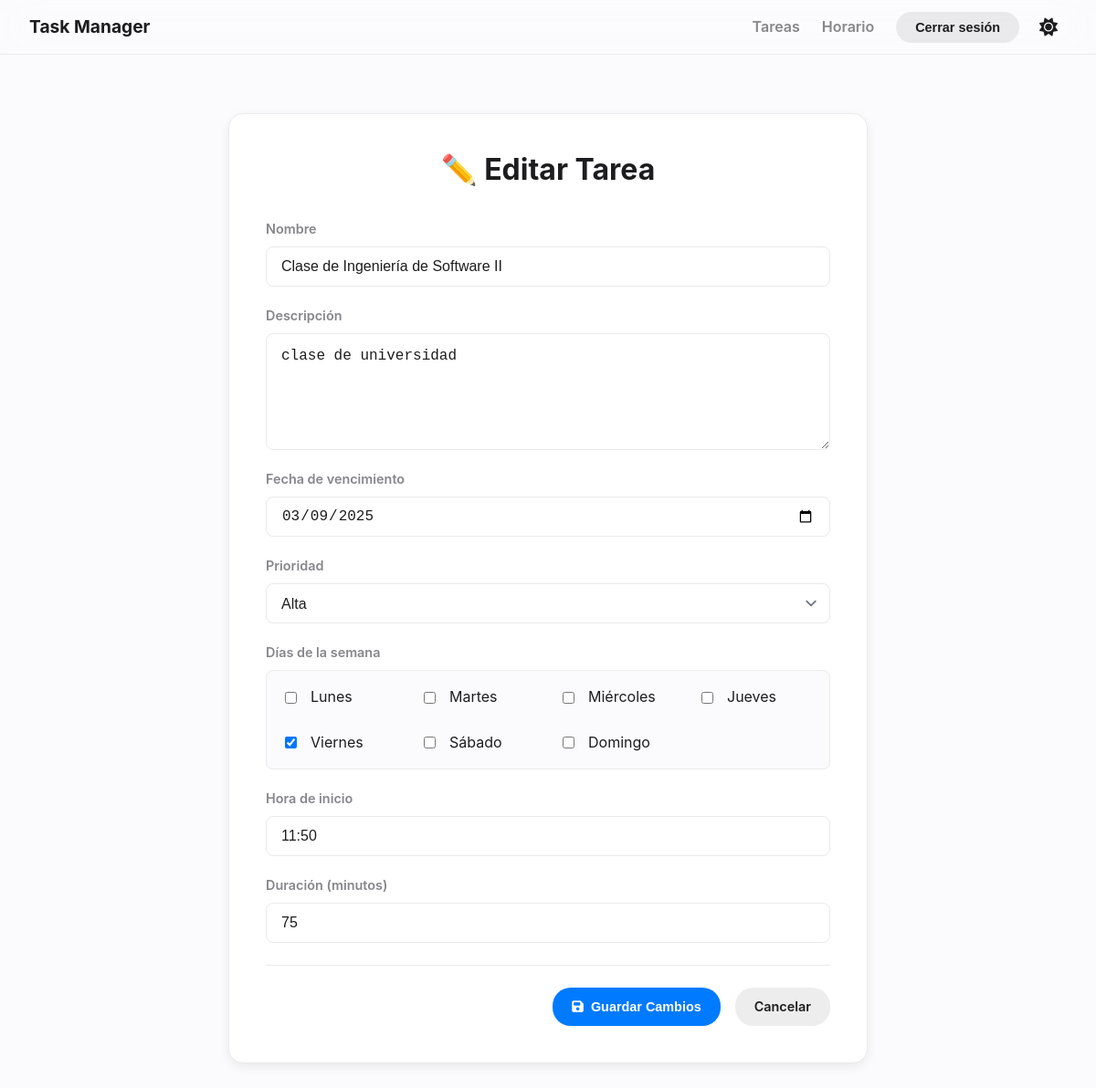
The app's page /task/34/edit/ (signed in) with its own data.
### tareas/models.py (models this page shows, shortened)
class Task(models.Model):
    ESTADO_CHOICES = [
        ('pendiente', _('Pendiente')),
        ('completada', _('Completada')),
        ('vencida', _('Vencida')),
    ]
    PRIORIDAD_CHOICES = [
        ('alta', _('Alta')),
        ('media', _('Media')),
        ('baja', _('Baja')),
    ]
    DAYS_OF_WEEK = [
        ('Monday', _('Lunes')),
        ('Tuesday', _('Martes')),
        ('Wednesday', _('Miércoles')),
        ('Thursday', _('Jueves')),
        ('Friday', _('Viernes')),
        ('Saturday', _('Sábado')),
        ('Sunday', _('Domingo')),
    ]
    nombre = models.CharField(max_length=200, verbose_name=_('Nombre'))
    descripcion = models.TextField(verbose_name=_('Descripción'))
    fecha_vencimiento = models.DateField(verbose_name=_('Fecha de vencimiento'))
    estado = models.CharField(max_length=20, choices=[('pendiente', _('Pendiente')), ('completada', _('Completada'))], default='pendiente', verbose_name=_('Estado'))
    prioridad = models.CharField(max_length=10, choices=PRIORIDAD_CHOICES, default='media', verbose_name=_('Prioridad'))
    usuario = models.ForeignKey(User, on_delete=models.CASCADE, verbose_name=_('Usuario'))
    dia_semana = models.JSONField(default=list, blank=True, null=True, verbose_name=_('Días de la semana'))
    hora_inicio = models.TimeField(blank=True, null=True, verbose_name=_('Hora de inicio'))
    duracion_minutos = models.IntegerField(default=60, verbose_name=_('Duración (minutos)'))
    scheduled_dia_semana = models.JSONField(default=list, blank=True, null=True)
    scheduled_hora_inicio = models.TimeField(blank=True, null=True)
    recordatorio_enviado = models.BooleanField(default=False, verbose_name=_('Recordatorio enviado'))

### tareas/views.py (the view)
# urls.py: path('task/<int:pk>/edit/', views.TaskUpdateView.as_view(), name='task-update'),
class TaskUpdateView(LoginRequiredMixin, SuccessMessageMixin, UpdateView):
    model = Task
    form_class = TaskForm
    template_name = 'tareas/task_form.html'
    success_url = reverse_lazy('task-list')
    success_message = "📝 ¡Tarea actualizada correctamente!"
    def get_queryset(self):
        return Task.objects.filter(usuario=self.request.user)

### tareas/context_processors.py (called while the page is built)
def greeting_context_processor(request):
    context = {}
    current_hour = datetime.now().hour
    if 5 <= current_hour < 12:
        context['greeting'] = "Good morning"
    elif 12 <= current_hour < 19:
        context['greeting'] = "Good afternoon"
    else:
        context['greeting'] = "Good evening"
    if request.user.is_authenticated:
        tasks_today_count = Task.objects.filter(
            usuario=request.user,
            fecha_vencimiento=date.today(),
            estado='pendiente'
        ).count()
        context['tasks_today_count'] = tasks_today_count
    else:
        context['tasks_today_count'] = 0
    return context

### templates/tareas/task_form.html (shortened to what this page needs)
{% extends "base.html" %}
{% load static %}
{% load widget_tweaks %}
{% block content %}
<div class="form-container">
    <form method="post" class="styled-form" novalidate>
        <h1>{% if form.instance.pk %}✏️ Editar Tarea{% else %} Nueva Tarea{% endif %}</h1>
        {% for field in form %}
            <div class="form-group" id="group_{{ field.id_for_label }}">
                <label for="{{ field.id_for_label }}" class="form-label">{{ field.label }}</label>
                {% if field.name == 'dia_semana' %}
                    <div class="checkbox-multiple-group">
                        {% for choice in field %}
                            <div class="checkbox-group">
                                {{ choice.tag }}
                                <label for="{{ choice.id_for_label }}">{{ choice.choice_label }}</label>
                            </div>
                        {% endfor %}
                    </div>
                {% else %}
                    {% if field.name == 'hora_inicio' %}
                        {% render_field field class="form-control time-picker-input" %}
                    {% else %}
                        {% render_field field class="form-control" %}
                    {% endif %}
                {% endif %}
            </div>
        {% endfor %}
        <div class="form-actions">
            <button type="submit" class="btn btn-primary">
                <i class="fas fa-save"></i> Guardar Cambios
            </button>
            <a href="{% url 'task-list' %}" class="btn btn-secondary">Cancelar</a>
        </div>
    </form>
</div>
{% endblock %}

### static/css/estilos.css (style rules this page uses)
html { box-sizing: border-box; font-size: 16px; }
*, *:before, *:after { box-sizing: inherit; }
body, h1, h2, h3, h4, h5, h6, p, ol, ul { margin: 0; padding: 0; font-weight: normal; }
:root { --font-primary: 'Inter', -apple-system, BlinkMacSystemFont, "Segoe UI", Roboto, Helvetica, Arial, sans-serif; --bg-color-light: #FBFBFD; --surface-color-light: #FFFFFF; --border-color-light: #EAEAEB; --text-primary-light: #1D1D1F; --text-secondary-light: #86868B; --accent-primary-light: #007AFF; --accent-green-light: #34C759; --accent-red-light: #FF3B30; --card-shadow-light: 0 4px 12px rgba(0, 0, 0, 0.07); --checkbox-border-color-light: #BDBDBD; --bg-color-dark: #0D0D0D; --surface-color-dark: #1A1A1C; --border-color-dark: #2C2C2E; --text-primary-dark: #E5E5EA; --text-secondary-dark: #8E8E93; --accent-primary-dark: #0A84FF; --accent-green-dark: #30D158; --accent-red-dark: #FF453A; --card-shadow-dark: none; --checkbox-border-color-dark: #545458; }
body { --bg-color: var(--bg-color-light); --surface-color: var(--surface-color-light); --border-color: var(--border-color-light); --text-primary: var(--text-primary-light); --text-secondary: var(--text-secondary-light); --accent-primary: var(--accent-primary-light); --accent-green: var(--accent-green-light); --accent-red: var(--accent-red-light); --card-shadow: var(--card-shadow-light); --checkbox-border-color: var(--checkbox-border-color-light); }
body { background-color: var(--bg-color); color: var(--text-primary); font-family: var(--font-primary); font-weight: 400; line-height: 1.6; transition: background-color 0.3s ease, color 0.3s ease; -webkit-font-smoothing: antialiased; -moz-osx-font-smoothing: grayscale; }
h1, .h1 { font-size: 2rem; font-weight: 700; line-height: 1.3; color: var(--text-primary); margin-bottom: 1.5rem; }
.btn { display: inline-flex; align-items: center; justify-content: center; gap: 0.5rem; font-size: 0.9rem; font-weight: 600; padding: 0.5rem 1.25rem; border-radius: 20px; border: 1px solid transparent; cursor: pointer; text-decoration: none; transition: transform 0.2s ease, background-color 0.2s ease, box-shadow 0.2s ease, border-color 0.2s ease; -webkit-tap-highlight-color: transparent; }
.btn-primary { background-color: var(--accent-primary); color: #FFFFFF; }
.btn-secondary { background-color: color-mix(in srgb, var(--text-primary) 8%, transparent); color: var(--text-primary); }
.form-group { margin-bottom: 1.25rem; }
.form-label { display: block; font-size: 0.9rem; font-weight: 600; margin-bottom: 0.5rem; color: var(--text-secondary); }
.form-control { display: block; width: 100%; height: 44px; padding: 0 1rem; font-size: 1rem; color: var(--text-primary); background-color: var(--surface-color); border: 1px solid var(--border-color); border-radius: 8px; transition: border-color 0.2s ease, box-shadow 0.2s ease; }
textarea.form-control { height: auto; padding: 0.75rem 1rem; line-height: 1.6; }
select.form-control { -webkit-appearance: none; -moz-appearance: none; appearance: none; background-position: right 0.5rem center; background-repeat: no-repeat; background-size: 1.5em 1.5em; padding-right: 2.5rem; }
.checkbox-group { display: flex; align-items: center; gap: 0.75rem; padding: 0.5rem 0; }
.checkbox-group label { margin: 0; font-weight: 600; }
.checkbox-multiple-group { display: grid; grid-template-columns: repeat(auto-fit, minmax(120px, 1fr)); gap: 0.5rem; padding: 0.5rem; background-color: var(--bg-color); border-radius: 8px; border: 1px solid var(--border-color); }
.checkbox-multiple-group .checkbox-group { padding: 0.5rem; border-radius: 6px; transition: background-color 0.2s ease; }
.checkbox-multiple-group .checkbox-group label { font-weight: normal; }
.form-container { max-width: 700px; margin: 2rem auto; }
.styled-form { padding: 2.5rem; background-color: var(--surface-color); border: 1px solid var(--border-color); border-radius: 16px; box-shadow: var(--card-shadow); }
.styled-form h1 { text-align: center; margin-bottom: 2rem; }
.form-actions { display: flex; gap: 1rem; margin-top: 1.5rem; padding-top: 1.5rem; border-top: 1px solid var(--border-color); }
.styled-form:not(.auth-form) .form-actions { justify-content: flex-end; }

### records on screen
Task: nombre "Clase de Ingeniería de Software II" "clase de universidad" "03/09/2025" "Alta" "75", hora_inicio "11:50"

### other values on screen
{{ field.label }} "Nombre" "Descripción" "Fecha de vencimiento" "Prioridad" "Días de la semana" "Hora de inicio" "Duración (minutos)"
{{ choice.choice_label }} "Lunes" "Martes" "Miércoles" "Jueves" "Viernes" "Sábado" "Domingo"
